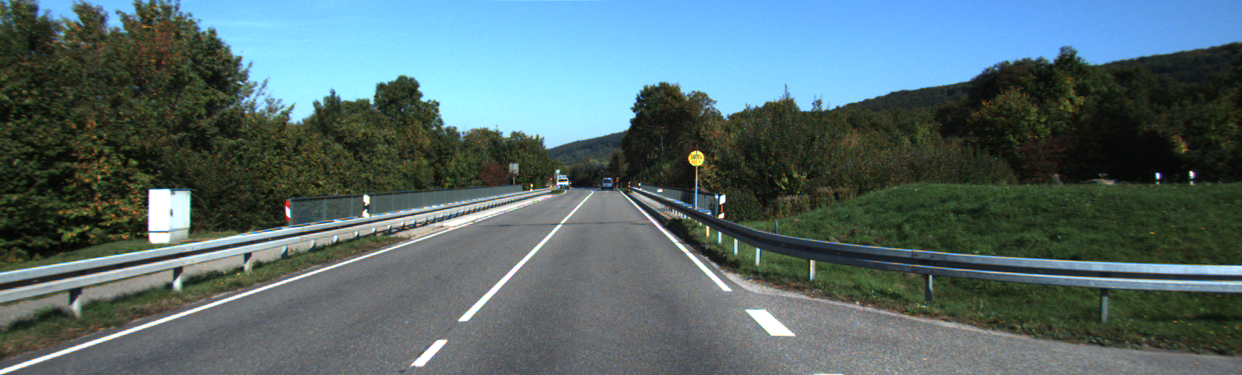
//> input picture lab 4/input.png, 1242 x 375 px
$ ./4   (built with g++ and OpenCV 4)
//> lines starting //> are read from the running program, lines starting //| are printed output that depends on the picture; after the words box and inside, x2 and y2 are one past the last pixel; in counts of white or black regions, pixels touching at a corner belong together
#include "opencv2/imgcodecs.hpp"
#include "opencv2/highgui.hpp"
#include "opencv2/imgproc.hpp"
#include <iostream>

using namespace std;
using namespace cv;

namespace
{

    Mat dst, detected_edges,edges,src,src_gray2, src_gray,standard_hough;

    // windows and trackbars name
    string windowName = "Hough Circle Detection";
    string standard_name = "Standard Hough Lines";
    string standard_name1= "rho";
    string standard_name2 = "theta";
    string cannyThresholdTrackbarName = "Canny threshold for circles";
    string accumulatorThresholdTrackbarName = "Accumulator Threshold";
    string CannyEdgeThreshold = "Canny Threshold for lines";

    // initial and max values of the parameters of interests.
    int cannyThresholdInitialValue = 300;
    int accumulatorThresholdInitialValue = 20;
    int maxAccumulatorThreshold = 50;
    int maxCannyThreshold = 500;
    int ratio = 3;
    int kernel_size = 3;
    int lowThreshold1=280;
    //hough lines specific:
    int s_trackbar1 = 50;
    int min_threshold = 326;
    int rho1=27;
    int max_rho=150;
    int theta1=3;
    int max_theta=300;
    int max_lowThreshold1 = 300;
    int max_trackbar1 = 800;
    bool intersection(Point2f o1, Point2f p1, Point2f o2, Point2f p2,
                          Point2f &r)
    {
        Point2f x = o2 - o1;
        Point2f d1 = p1 - o1;
        Point2f d2 = p2 - o2;

        float cross = d1.x*d2.y - d1.y*d2.x;
        if (abs(cross) < /*EPS*/1e-8)
            return false;

        double t1 = (x.x * d2.y - x.y * d2.x)/cross;
        r = o1 + d1 * t1;
        return true;
    }
    void HoughDetection(const Mat& src_gray2, const Mat& src_display, int cannyThreshold, int accumulatorThreshold,int s_trackbar,int rho,int theta,int lowThreshold)
    {
        // will hold the results of the detection
        std::vector<Vec3f> circles;
        // runs the actual detection of hough circles
        HoughCircles( src_gray2, circles, HOUGH_GRADIENT, 1, src_gray2.rows/8, cannyThreshold, accumulatorThreshold, 0, 0 );

        // clone the colour, input image for displaying purposes
        Mat display = src_display.clone();
        for( size_t i = 0; i < circles.size(); i++ )
        {
            Point center(cvRound(circles[i][0]), cvRound(circles[i][1]));
            int radius = cvRound(circles[i][2]);
            // circle center
            circle( display, center, 6, Scalar(0,255,0), -1, 8, 0 );
            // circle outline
            circle( display, center, radius, Scalar(0,255,0), 3, 8, 0 );
        }

        imwrite("/users/srikanthreddy/desktop/test/src/test1.jpg", display);
        // shows the results
        imshow( windowName, display);
        //process initiated for hough lines
        Canny( src_gray, edges,lowThreshold, lowThreshold*ratio, kernel_size);
        vector<Vec2f> lines;
        cvtColor( edges, standard_hough, COLOR_GRAY2BGR );
        /// Use Standard Hough Transform
        HoughLines( edges, lines, double(rho),double(CV_PI/theta), min_threshold + s_trackbar, 0,0);
        //iteratively search for points and return them
        vector<Point2f> points(2*lines.size());
                for( size_t i = 0; i < lines.size(); i++ )
                {
                    float rho = lines[i][0], theta = lines[i][1];
                    double a = cos(theta), b = sin(theta);
                    double x0 = a*rho, y0 = b*rho;
                    points[2*i].x = cvRound(x0 + 1000*(-b));
                    points[2*i].y = cvRound(y0 + 1000*(a));
                    points[2*i+1].x = cvRound(x0 - 1000*(-b));
                    points[2*i+1].y = cvRound(y0 - 1000*(a));
                    //line( standard_hough,points[2*i], points[2*i+1], Scalar(0,0,255), 3, CV_AA);
                }

               //imwrite("/users/srikanthreddy/desktop/test/src/test.jpg",standard_hough);
                Point2f inter;
                //find intersection
                intersection(points[0],points[1],points[2],points[3],inter);
                //fill color in the respective positions
                Mat img1 = imread("/users/srikanthreddy/desktop/test/src/test1.jpg");
                vector<Point> pts;
                pts.push_back(Point(points[0].x,points[0].y));
                pts.push_back(Point(points[3].x, points[3].y));
                pts.push_back(Point(inter.x, inter.y));
                fillConvexPoly(img1, pts, Scalar(0,0,255));
                fillConvexPoly(standard_hough, pts, Scalar(0,0,255));
                imshow( standard_name, standard_hough );
                imshow("finalresult",img1);
                imwrite("/users/srikanthreddy/desktop/test/src/final.jpg",img1);
      }
}
int main(int argc, char** argv)
{
    // Read the image
    String imageName("/users/srikanthreddy/desktop/test/src/input.png"); // by default
    if (argc > 1)
    {
       imageName = argv[1];
    }
    src = imread( imageName, IMREAD_COLOR );
//> src is the input picture: 375 rows x 1242 cols, CV_8UC3; mean B, G, R 109, 106.5, 85.4

    if( src.empty() )
    {
        std::cerr<<"Invalid input image\n";
        return -1;
    }

    // Convert it to gray
    cvtColor( src, src_gray2, COLOR_BGR2GRAY );
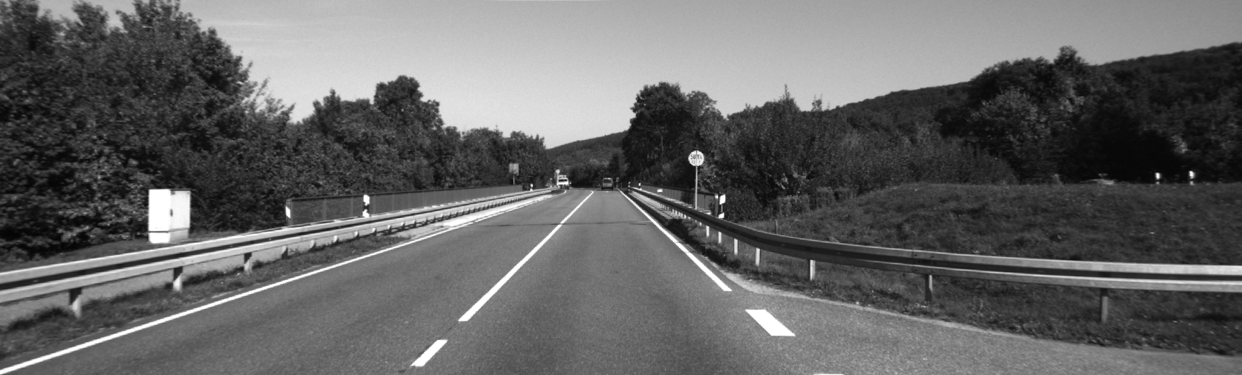
//> src_gray2: 375 rows x 1242 cols, CV_8UC1; min 4, max 255, mean 100.5
    cvtColor( src, src_gray, COLOR_BGR2GRAY );

    // Reduce the noise so we avoid false circle detection
    GaussianBlur( src_gray2, src_gray2, Size(9, 9), 2, 2 );
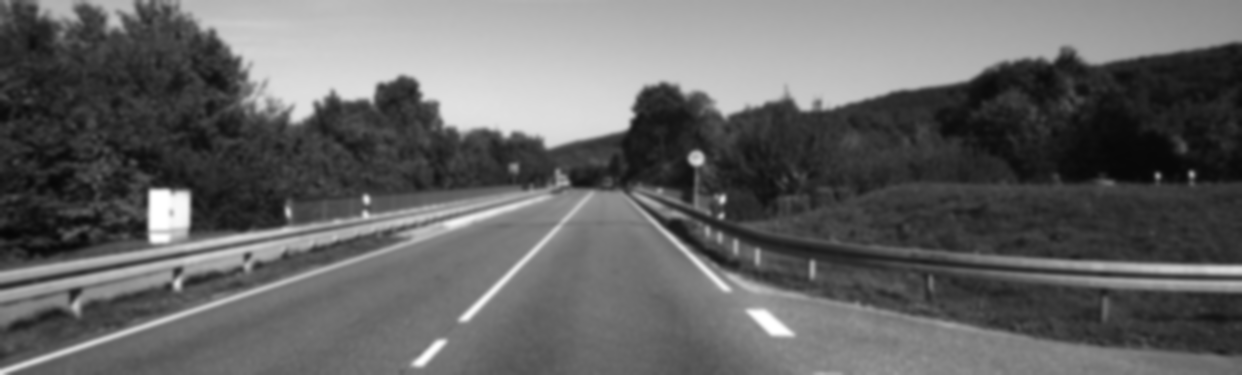
//> src_gray2: 375 rows x 1242 cols, CV_8UC1; min 6, max 255, mean 100.5

    //declare and initialize both parameters that are subjects to change
    int cannyThreshold = cannyThresholdInitialValue;
    int accumulatorThreshold = accumulatorThresholdInitialValue;
    int rho = rho1;
    int theta = theta1;
    int s_trackbar = s_trackbar1;
    int lowThreshold = lowThreshold1;

    // create the main window, and attach the trackbars
    namedWindow( windowName, WINDOW_AUTOSIZE );
    namedWindow( standard_name, WINDOW_AUTOSIZE );

    createTrackbar(cannyThresholdTrackbarName, windowName, &cannyThreshold,maxCannyThreshold);
    createTrackbar(accumulatorThresholdTrackbarName, windowName, &accumulatorThreshold, maxAccumulatorThreshold);
    createTrackbar( standard_name, standard_name, &s_trackbar, max_trackbar1);
    createTrackbar( standard_name1, standard_name, &rho, max_rho);
    createTrackbar( standard_name2, standard_name, &theta, max_theta);
    createTrackbar( CannyEdgeThreshold, standard_name, &lowThreshold, max_lowThreshold1);

    // infinite loop to display
    // and refresh the content of the output image
    // until the user presses q or Q
    char key = 0;
    while(key != 'q' && key != 'Q')
    {
        // those parameters cannot be =0
        // so we must check here
        cannyThreshold = std::max(cannyThreshold, 1);
        accumulatorThreshold = std::max(accumulatorThreshold, 1);
        s_trackbar = std::max(s_trackbar, 1);
        rho = std::max(rho, 1);
        theta = std::max(theta, 1);
        lowThreshold = std::max(lowThreshold, 1);

        //runs the detection, and update the display
        HoughDetection(src_gray2, src, cannyThreshold, accumulatorThreshold,s_trackbar,rho,theta,lowThreshold);
//> in HoughDetection, `HoughCircles( src_gray2, circles, HOUGH_GRADIENT, 1, src_gray2.rows/8,..`: circles = 1 circle (x, y, radius): [696.5, 158.5, 7.4]
//> the loop in HoughDetection, `for( size_t i = 0; i < circles.size(); i++ )` made 1 pass
//> (center, radius) on pass 1: (Point(696, 158), 7)
//> after the loop in HoughDetection, `for( size_t i = 0; i < circles.size(); i++ )`:
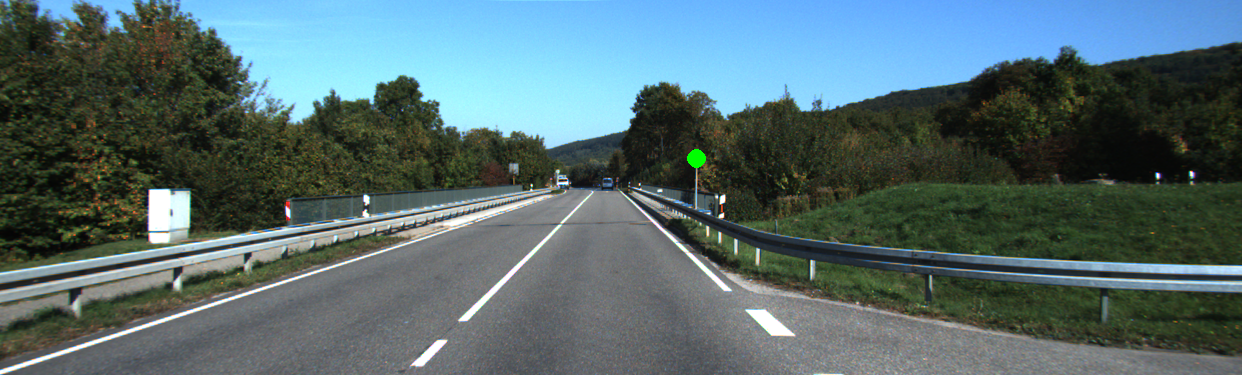
//> display: 375 rows x 1242 cols, CV_8UC3; 0.06% of pixels changed, all inside (x1, y1, x2, y2) = (687, 149, 706, 168)
//> in HoughDetection, `Canny( src_gray, edges,lowThreshold, lowThreshold*ratio, kernel_size);`:
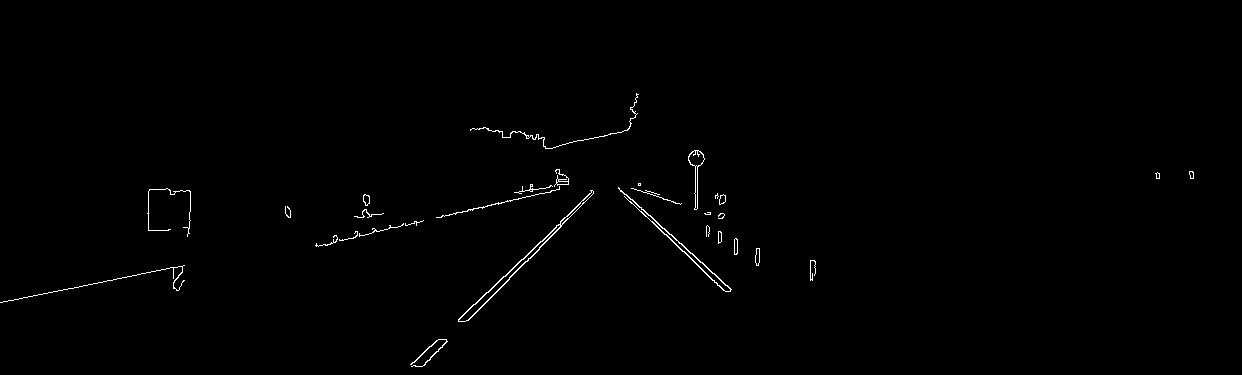
//> edges: 375 rows x 1242 cols, CV_8UC1; 0.6% white in thin lines or dots, all inside (x1, y1, x2, y2) = (0, 93, 1194, 367)
//> in HoughDetection, `HoughLines( edges, lines, double(rho),double(CV_PI/theta), min_thresho..`: lines = 2 lines (rho, theta): [486, 1.05], [-135, 2.09]
//> the loop in HoughDetection, `for( size_t i = 0; i < lines.size(); i++ )` made 2 passes
//> (rho, theta, a, b, x0, y0) on passes 1 to 2: (486, 1.05, 0.5, 0.866, 243, 420.9), (-135, 2.09, -0.5, 0.866, 67.5, -116.9)
//> in intersection, `Point2f x = o2 - o1;`: x = Point(-176, -1538)
//> in intersection, `Point2f d1 = p1 - o1;`: d1 = Point(1732, -1000)
//> in intersection, `Point2f d2 = p2 - o2;`: d2 = Point(1733, 1000)
//> in intersection, `float cross = d1.x*d2.y - d1.y*d2.x;`: cross = 3465000
//> in intersection, `double t1 = (x.x * d2.y - x.y * d2.x)/cross;`: t1 = 0.718
//> in intersection, `r = o1 + d1 * t1;`: r = Point(621.3, 202.6)
//> in HoughDetection, `pts.push_back(Point(points[0].x,points[0].y));`: pts = 1 Point (x, y): [-623, 921]
//> in HoughDetection, `pts.push_back(Point(points[3].x, points[3].y));`: pts = 2 Points (x, y): [-623, 921], [934, 383]
//> in HoughDetection, `pts.push_back(Point(inter.x, inter.y));`: pts = 3 Points (x, y): [-623, 921], [934, 383], [621, 202]
//> in HoughDetection, `fillConvexPoly(img1, pts, Scalar(0,0,255));`:
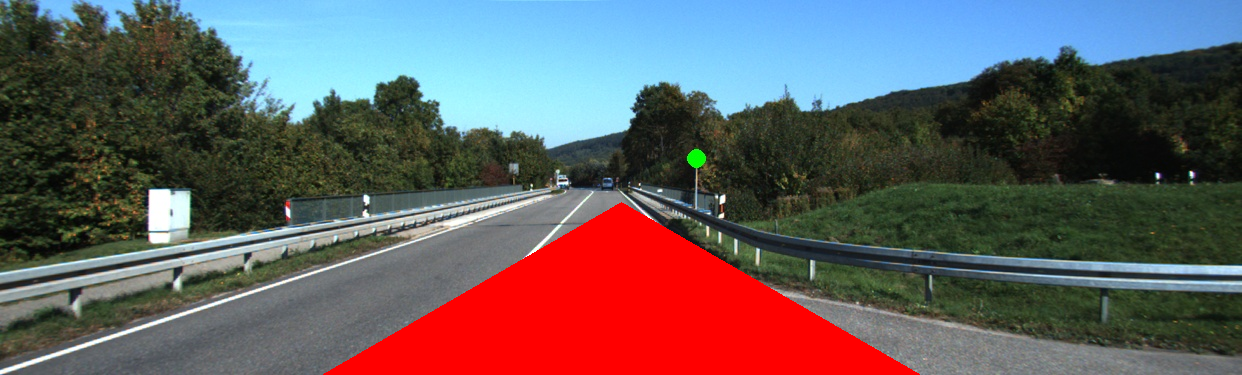
//> img1: 375 rows x 1242 cols, CV_8UC3; mean B, G, R 95.4, 93.3, 100.7
//> in HoughDetection, `fillConvexPoly(standard_hough, pts, Scalar(0,0,255));`:
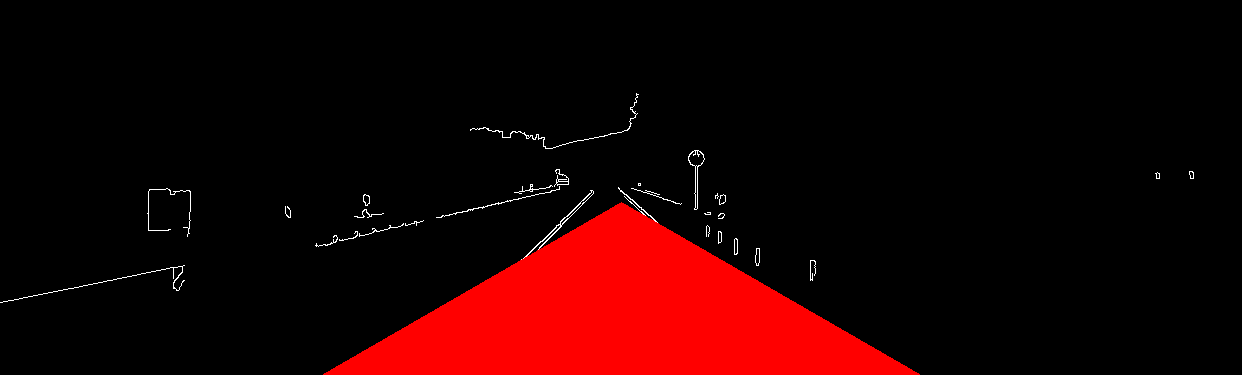
//> standard_hough: 375 rows x 1242 cols, CV_8UC3; mean B, G, R 1.2, 1.2, 29.5

        // get user key
        key = (char)waitKey(10);
//> the 'q' key is pressed
    }
    return 0;
}
